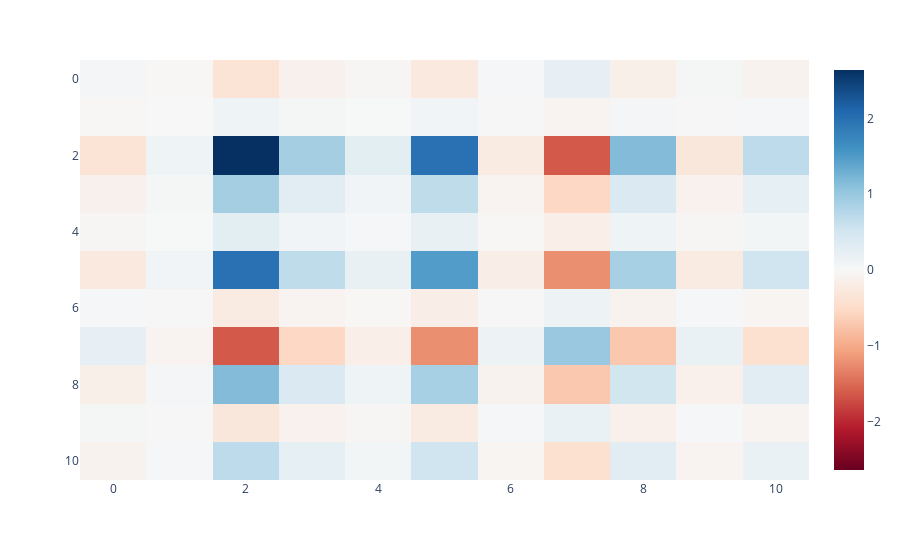

The notebook cell saved with this chart:
### Code cell
print(dot_products.shape)
imshow_div(dot_products)
